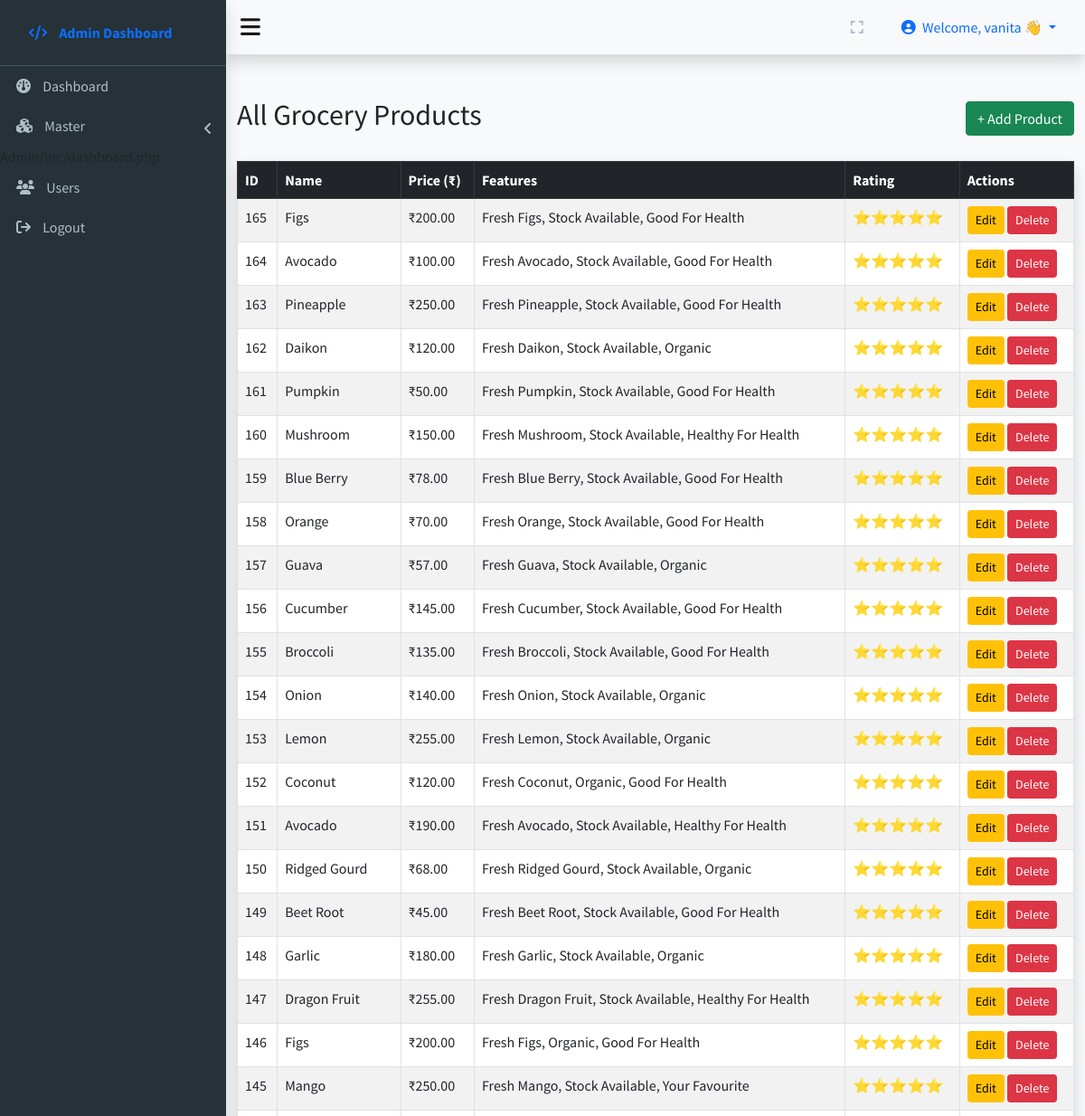
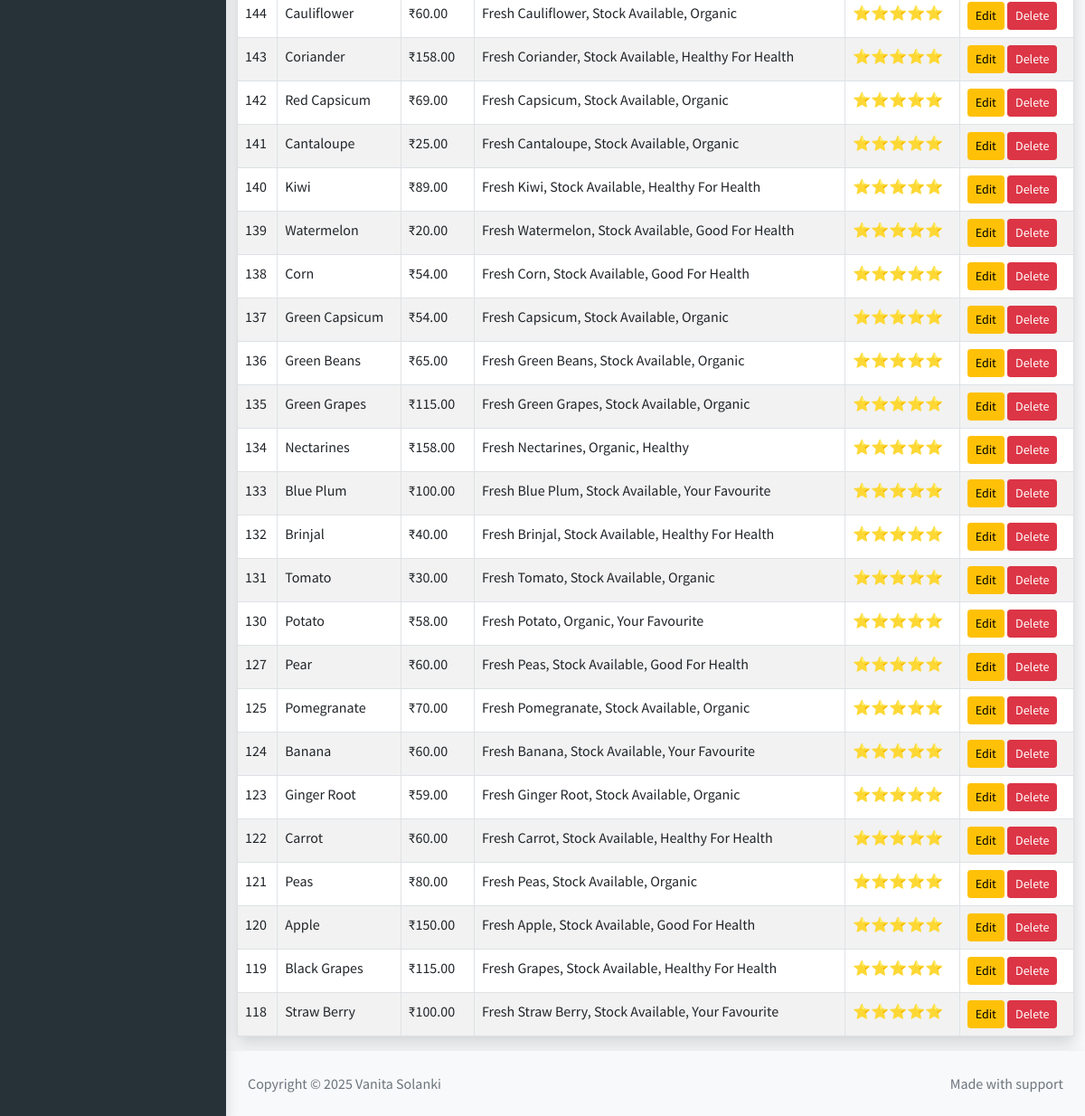
The page /Admin/inc/Product.php (signed in) on the database its author committed (2 pictures, top to bottom).
### tables this page shows
CREATE TABLE `products` (
  `product_id` int(11) NOT NULL,
  `name` varchar(255) NOT NULL,
  `price` decimal(10,2) NOT NULL,
  `image` varchar(255) NOT NULL,
  `feature1` varchar(255) DEFAULT NULL,
  `feature2` varchar(255) DEFAULT NULL,
  `feature3` varchar(255) DEFAULT NULL,
  `rating` int(11) DEFAULT NULL
);

### Admin/inc/product.php (the view, shortened to what this page needs)
<?php
$currentPage = basename($_SERVER['PHP_SELF']);
?>
<?php
$adminName = $_SESSION['admin_name'];
?>
<!DOCTYPE html>
<html lang="en">
<head>
    <?php require('link.php'); ?>
</head>
<body class="bg-light">
    <div class="wrapper">
        <div class="sidebar shadow">
            <div class="admin_brand d-flex justify-content-between align-items-baseline">
                <div>
                    <a class="nav-link fw-bold" href="#">
                        <span class="icon"><i class="fas fa-code"></i></span>
                        <span class="menu">Admin Dashboard</span>
                    </a>
                </div>
            </div>
            <ul class="nav nav-pills flex-column">
                <li class="nav-item <?php echo ($currentPage == 'dashboard.php') ? 'active' : ''; ?>">
                    <a class="nav-link" href="dashboard.php">
                        <span class="icon" data-bs-toggle="tooltip" data-bs-title="Dashboard"><i class="fas fa-dashboard"></i></span>
                        <span class="menu">Dashboard</span>
                    </a>
                </li>
                <li class="nav-item position-relative <?php echo ($currentPage == 'child-one.php' || $currentPage == 'child-two.php') ? 'active' : ''; ?>" data-bs-toggle="collapse" href="#masterCollapse" role="button" aria-expanded="false" aria-controls="masterCollapse">
                    <a class="nav-link" href="#">
                        <span class="icon" data-bs-toggle="tooltip" data-bs-title="Master">
                            <i class="fas fa-cubes"></i>
                        </span>
                        <span class="menu">Master</span>
                    </a>
                </li>
                <li class="nav-item <?php echo ($currentPage == 'user.php') ? 'active' : ''; ?>">
                    <a class="nav-link" href="user.php">
                        <span class="icon" data-bs-toggle="tooltip" data-bs-title="Users"><i class="fas fa-users"></i></span>
                        <span class="menu">Users</span>
                    </a>
                </li>
                <li class="nav-item <?php echo ($currentPage == 'logout.php') ? 'active' : ''; ?>">
                    <a class="nav-link" href="logout.php">
                        <span class="icon" data-bs-toggle="tooltip" data-bs-title="Logout"><i class="fas fa-sign-out"></i></span>
                        <span class="menu">Logout</span>
                    </a>
                </li>
            </ul>
        </div>
        <div class="content">
            <nav class="navbar navbar-expand-md navbar-light bg-light shadow">
                <div class="container-fluid px-3">
                    <a class="navbar-brand d-none d-md-block" href="javascript:void(0)" id="show_sidebar_pc">
                        <i class="fas fa-bars fa-lg"></i>
                    </a>
                    <div class="ms-auto d-flex align-items-center">
                        <div class="nav-item d-none d-md-block me-2" data-bs-toggle="tooltip" data-bs-title="Full Screen" data-bs-placement="left">
                            <a href="#" class="nav-link" id="fullscreen">
                                <i class="fa-solid fa-expand"></i>
                            </a>
                        </div>
                        <div class="dropdown">
                            <a class="nav-link dropdown-toggle py-1 px-3 rounded-1" href="#" role="button" data-bs-toggle="dropdown" aria-expanded="false">
                                <i class="fas fa-user-circle me-1"></i>
                                Welcome, <?php echo htmlspecialchars($adminName); ?> 👋
                            </a>
                        </div>
                    </div>
                </div>
            </nav>
            <?php require_once 'db-config.php'; ?>
            <div class="container mt-5">
                <div class="d-flex justify-content-between align-items-center mb-4">
                    <h2>All Grocery Products</h2>
                    <a href="add_product.php" class="btn btn-success">+ Add Product</a>
                </div>
                <table class="table table-bordered table-striped bg-white shadow">
                    <thead class="table-dark">
                        <tr>
                            <th>ID</th>
                            <th>Name</th>
                            <th>Price (₹)</th>
                            <th>Features</th>
                            <th>Rating</th>
                            <th>Actions</th>
                        </tr>
                    </thead>
                    <tbody>
                        <?php
                        $result = $con->query("SELECT * FROM products ORDER BY product_id DESC");
                        if ($result && $result->num_rows > 0):
                            while ($row = $result->fetch_assoc()):
                        ?>
                                <tr>
                                    <td><?= $row['product_id'] ?></td>
                                    <td><?= htmlspecialchars($row['name']) ?></td>
                                    <td>₹<?= number_format($row['price'], 2) ?></td>
                                    <td>
                                        <?= htmlspecialchars($row['feature1']) ?>,
                                        <?= htmlspecialchars($row['feature2']) ?>,
                                        <?= htmlspecialchars($row['feature3']) ?>
                                    </td>
                                    <td>
                                        <?php for ($i = 0; $i < $row['rating']; $i++) echo '⭐'; ?>
                                    </td>
                                    <td>
                                        <a href="edit_product.php?id=<?= $row['product_id'] ?>" class="btn btn-sm btn-warning">Edit</a>
                                        <a href="../../php/delete_product.php?id=<?= $row['product_id'] ?>" class="btn btn-sm btn-danger"
                                            onclick="return confirm('Are you sure you want to delete this product?');">
                                            Delete
                                        </a>
                                    </td>
                                </tr>
                            <?php endwhile;
                        else: ?>
                            <tr>
                                <td colspan="7" class="text-center">No products found.</td>
                            </tr>
                        <?php endif; ?>
                    </tbody>
                </table>
            </div>
            <footer class="bg-light shadow text-secondary text-center d-flex flex-column flex-md-row justify-content-between p-3 p-md-4">
                <div>Copyright &copy; 2025 Vanita Solanki</div>
                <div>Made with support</div>
            </footer>
        </div>
    </div>
</body>
</body>
</html>

### Admin/inc/link.php (shortened to what this page needs)
<link href="https://cdn.jsdelivr.net/npm/bootstrap@5.0.2/dist/css/bootstrap.min.css" rel="stylesheet">
<link rel="stylesheet" href="https://cdn.jsdelivr.net/npm/bootstrap-icons@1.11.3/font/bootstrap-icons.min.css">
<link rel="stylesheet" href="https://cdn.jsdelivr.net/npm/swiper@11/swiper-bundle.min.css" />
<link href="https://cdn.jsdelivr.net/npm/bootstrap@5.0.2/dist/css/bootstrap.min.css" rel="stylesheet">
<link href="https://cdnjs.cloudflare.com/ajax/libs/font-awesome/6.4.0/css/all.min.css" rel="stylesheet">
</head>

### Admin/inc/link.php (style rules this page uses)
body { font-family: 'Source Sans Pro', sans-serif; background-color: #f5f5f5; }
html { scroll-behavior: smooth; }
.wrapper { width: 100%; min-height: 100vh; display: flex; position: relative; }
.content { width: 100%; }
.sidebar { width: 250px; background-color: #263238; white-space: nowrap; overflow-x: hidden; transition: width 0.3s ease; }
.admin_brand { padding: 16px; color: #f1f1f1; border-bottom: 1px solid #455a64; }
.nav-item .nav-link { color: #b0bec5; padding: 10px 18px; border-radius: 0 !important; }
html { scroll-behavior: smooth }
body { font-family: "Source Sans Pro", sans-serif }
.wrapper { width: 100%; height: 100%; position: relative; display: flex; min-height: 100vh }
.wrapper .content { width: 100% }
.wrapper .sidebar { width: 250px; transition: width .3s ease; white-space: nowrap; overflow-x: hidden; background-color: #263238; z-index: 1052 }
.wrapper .sidebar .admin_brand { padding: 16px; color: #f1f1f1; border-bottom: 1px solid #455a64 }
.wrapper .sidebar .icon { padding-right: 10px }
.wrapper .sidebar .nav-item .nav-link { border-radius: 0 !important; color: #b0bec5; padding: 10px 18px }
[data-bs-toggle=collapse]:after { display: inline-block; position: absolute; right: 15px; color: #b0bec5; top: 17px; font: normal normal normal 14px/1 FontAwesome; font-size: inherit; text-rendering: auto; -webkit-font-smoothing: antialiased; -moz-osx-font-smoothing: grayscale; content: ""; transition: all linear .25s }
@media (min-width: 768px) { .wrapper .content { flex: 1 } }

### rows shown on the page
products: product_id "165", name "Figs", price "200.00", feature1 "Fresh Figs", feature2 "Stock Available", feature3 "Good For Health"
products: product_id "164", name "Avocado", price "100.00", feature1 "Fresh Avocado", feature2 "Stock Available", feature3 "Good For Health"
products: product_id "163", name "Pineapple", price "250.00", feature1 "Fresh Pineapple", feature2 "Stock Available", feature3 "Good For Health"
products: product_id "162", name "Daikon", price "120.00", feature1 "Fresh Daikon", feature2 "Stock Available", feature3 "Organic"
products: product_id "161", name "Pumpkin", price "50.00", feature1 "Fresh Pumpkin", feature2 "Stock Available", feature3 "Good For Health"
products: product_id "160", name "Mushroom", price "150.00", feature1 "Fresh Mushroom", feature2 "Stock Available", feature3 "Healthy For Health"
products: product_id "159", name "Blue Berry", price "78.00", feature1 "Fresh Blue Berry", feature2 "Stock Available", feature3 "Good For Health"
products: product_id "158", name "Orange", price "70.00", feature1 "Fresh Orange", feature2 "Stock Available", feature3 "Good For Health"
products: product_id "157", name "Guava", price "57.00", feature1 "Fresh Guava", feature2 "Stock Available", feature3 "Organic"
products: product_id "156", name "Cucumber", price "145.00", feature1 "Fresh Cucumber", feature2 "Stock Available", feature3 "Good For Health"
products: product_id "155", name "Broccoli", price "135.00", feature1 "Fresh Broccoli", feature2 "Stock Available", feature3 "Good For Health"
products: product_id "154", name "Onion", price "140.00", feature1 "Fresh Onion", feature2 "Stock Available", feature3 "Organic"
products: product_id "153", name "Lemon", price "255.00", feature1 "Fresh Lemon", feature2 "Stock Available", feature3 "Organic"
products: product_id "152", name "Coconut", price "120.00", feature1 "Fresh Coconut", feature2 "Organic", feature3 "Good For Health"
products: product_id "151", name "Avocado", price "190.00", feature1 "Fresh Avocado", feature2 "Stock Available", feature3 "Healthy For Health"
products: product_id "150", name "Ridged Gourd", price "68.00", feature1 "Fresh Ridged Gourd", feature2 "Stock Available", feature3 "Organic"
products: product_id "149", name "Beet Root", price "45.00", feature1 "Fresh Beet Root", feature2 "Stock Available", feature3 "Good For Health"
products: product_id "148", name "Garlic", price "180.00", feature1 "Fresh Garlic", feature2 "Stock Available", feature3 "Organic"
products: product_id "147", name "Dragon Fruit", price "255.00", feature1 "Fresh Dragon Fruit", feature2 "Stock Available", feature3 "Healthy For Health"
products: product_id "146", name "Figs", price "200.00", feature1 "Fresh Figs", feature2 "Organic", feature3 "Good For Health"
products: product_id "145", name "Mango", price "250.00", feature1 "Fresh Mango", feature2 "Stock Available", feature3 "Your Favourite"
products: product_id "144", name "Cauliflower", price "60.00", feature1 "Fresh Cauliflower", feature2 "Stock Available", feature3 "Organic"
products: product_id "143", name "Coriander", price "158.00", feature1 "Fresh Coriander", feature2 "Stock Available", feature3 "Healthy For Health"
products: product_id "142", name "Red Capsicum", price "69.00", feature1 "Fresh Capsicum", feature2 "Stock Available", feature3 "Organic"
products: product_id "141", name "Cantaloupe", price "25.00", feature1 "Fresh Cantaloupe", feature2 "Stock Available", feature3 "Organic"
products: product_id "140", name "Kiwi", price "89.00", feature1 "Fresh Kiwi", feature2 "Stock Available", feature3 "Healthy For Health"
products: product_id "139", name "Watermelon", price "20.00", feature1 "Fresh Watermelon", feature2 "Stock Available", feature3 "Good For Health"
products: product_id "138", name "Corn", price "54.00", feature1 "Fresh Corn", feature2 "Stock Available", feature3 "Good For Health"
products: product_id "137", name "Green Capsicum", price "54.00", feature1 "Fresh Capsicum", feature2 "Stock Available", feature3 "Organic"
products: product_id "136", name "Green Beans", price "65.00", feature1 "Fresh Green Beans", feature2 "Stock Available", feature3 "Organic"
products: product_id "135", name "Green Grapes", price "115.00", feature1 "Fresh Green Grapes", feature2 "Stock Available", feature3 "Organic"
products: product_id "134", name "Nectarines", price "158.00", feature1 "Fresh Nectarines", feature2 "Organic", feature3 "Healthy"
products: product_id "133", name "Blue Plum", price "100.00", feature1 "Fresh Blue Plum", feature2 "Stock Available", feature3 "Your Favourite"
products: product_id "132", name "Brinjal", price "40.00", feature1 "Fresh Brinjal", feature2 "Stock Available", feature3 "Healthy For Health"
products: product_id "131", name "Tomato", price "30.00", feature1 "Fresh Tomato", feature2 "Stock Available", feature3 "Organic"
products: product_id "130", name "Potato", price "58.00", feature1 "Fresh Potato", feature2 "Organic", feature3 "Your Favourite"
products: product_id "127", name "Pear", price "60.00", feature1 "Fresh Peas", feature2 "Stock Available", feature3 "Good For Health"
products: product_id "125", name "Pomegranate", price "70.00", feature1 "Fresh Pomegranate", feature2 "Stock Available", feature3 "Organic"
products: product_id "124", name "Banana", price "60.00", feature1 "Fresh Banana", feature2 "Stock Available", feature3 "Your Favourite"
products: product_id "123", name "Ginger Root", price "59.00", feature1 "Fresh Ginger Root", feature2 "Stock Available", feature3 "Organic"
products: product_id "122", name "Carrot", price "60.00", feature1 "Fresh Carrot", feature2 "Stock Available", feature3 "Healthy For Health"
products: product_id "121", name "Peas", price "80.00", feature1 "Fresh Peas", feature2 "Stock Available", feature3 "Organic"
products: product_id "120", name "Apple", price "150.00", feature1 "Fresh Apple", feature2 "Stock Available", feature3 "Good For Health"
products: product_id "119", name "Black Grapes", price "115.00", feature1 "Fresh Grapes", feature2 "Stock Available", feature3 "Healthy For Health"
products: product_id "118", name "Straw Berry", price "100.00", feature1 "Fresh Straw Berry", feature2 "Stock Available", feature3 "Your Favourite"

### other values the page prints
$adminName "vanita"
